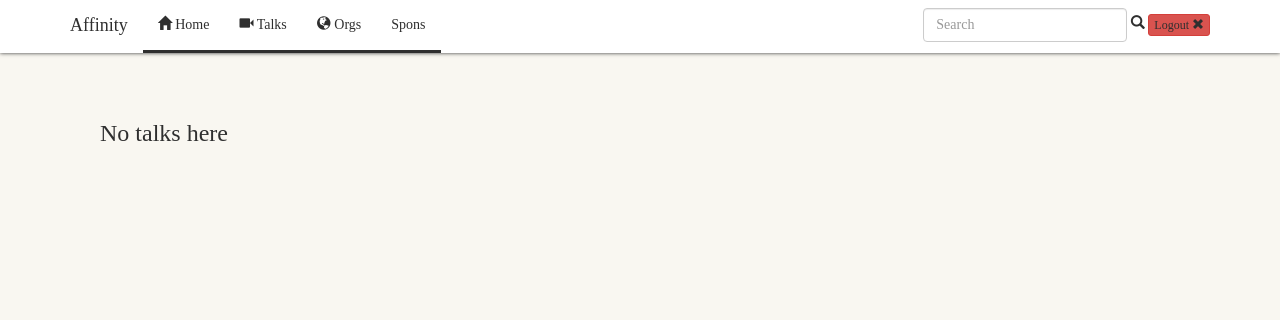
Before: /app/talks with the older database file.
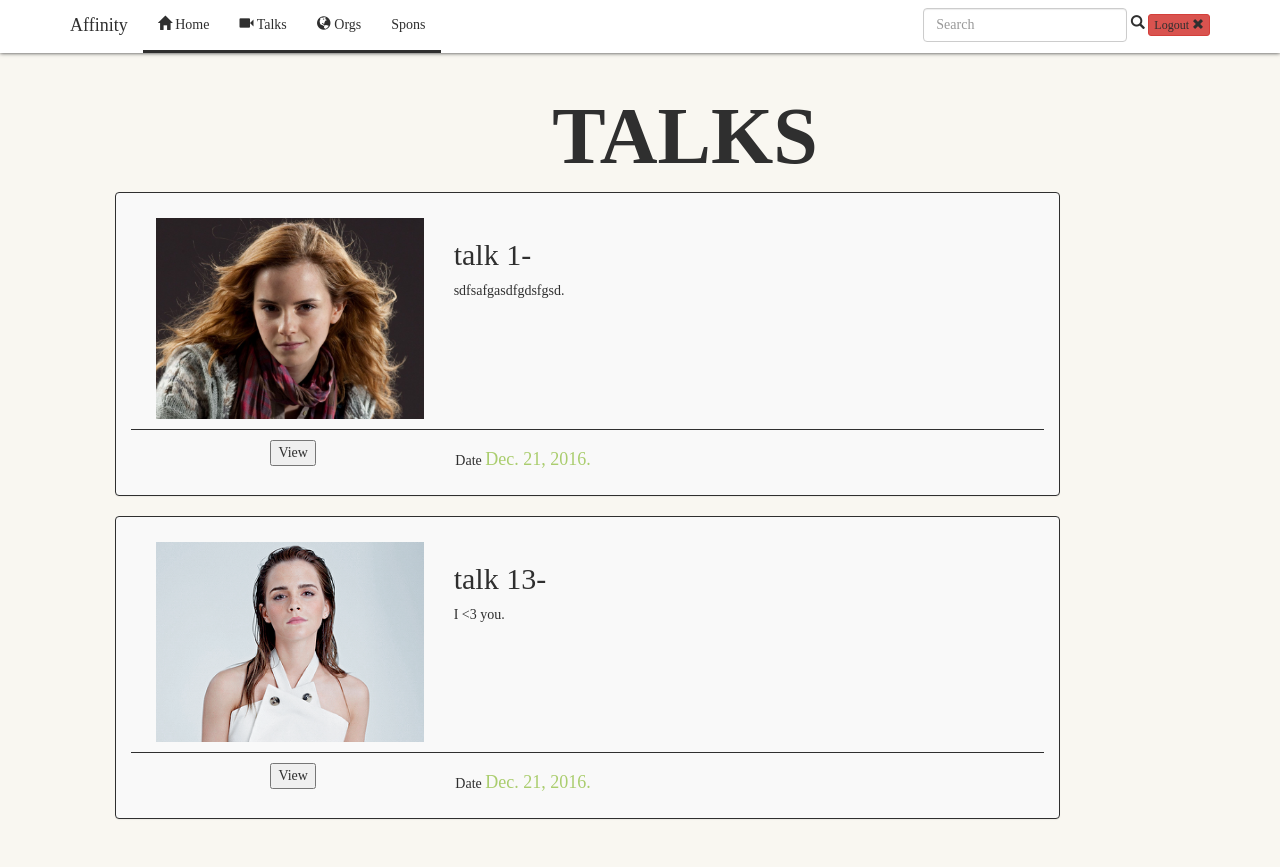
After: the same page with the newer database file.
### story/models.py (models this page shows, shortened)
class Talk(models.Model):
	ngo = models.ForeignKey(Ngo, on_delete=models.CASCADE)
	cause = models.ForeignKey(Cause, on_delete=models.CASCADE)
	title = models.CharField(max_length=250)
	cover = models.FileField()
	desc = models.CharField(max_length=250)
	body = models.CharField(max_length=250)
	date =models.DateField()
	def __str__(self):
		return self.title + '-'

### story/views.py (the view)
class TalkIndexView(generic.ListView):
	template_name = 'talks/index.html'
	talk_object_name = 'talk_list'
	def get_queryset(self):
		return Talk.objects.all()

### story/templates/talks/index.html (shortened to what this page needs)
<!DOCTYPE html>
<html>
{% extends 'base.html'%}
{% load staticfiles %}
{% block body %}
{% if talk_list %}
 <div class="container">
  <div class="head">
    <div class="headerobjectswrapper">
        <header>Talks</header>
    </div>
    </div>
    <div class="row">
{% for talk in talk_list %}
      <div class="col-md-10">
        <div class="panel panel-default  panel--styled">
          <div class="panel-body">
            <div class="col-md-12 panelTop">
              <div class="col-md-4">
              <div class="embed-responsive embed-responsive-4by3">  <img class="img-responsive" src="{{talk.cover.url}}" alt=""/>
              </div></div>
              <div class="col-md-8">
                <h2>{{talk}}</h2>
                <p>{{talk.body}}.</p>
              </div>
            </div>
            <div class="col-md-12 panelBottom">
              <div class="col-md-4 text-center">
                <button> View </button>
              </div>
              <div class="col-md-4 text-left">
                <h5>Date <span class="itemPrice">{{talk.date}}.</span></h5>
              </div>
              </div>
            </div>
          </div>
        </div>
  {% endfor %}
 </div>
</div>
{% else %}
<h3>No talks here</h3>
{% endif %}
{% endblock %}

### story/templates/base.html (shortened to what this page needs)
<link rel="stylesheet" href="https://maxcdn.bootstrapcdn.com/bootstrap/3.3.7/css/bootstrap.min.css">
{% load staticfiles %}
<link rel="stylesheet" type="text/css" href="{% static 'style.css'%}">
<nav class="navbar navbar-findcond navbar-fixed-top">
    <div class="container">
		<div class="navbar-header">
			<a class="navbar-brand" href="{% url 'story:index-today'%}"> Affinity </span></a>
		</div>
		<div class="collapse navbar-collapse" id="navbar">
			<ul class="nav navbar-nav navbar-left">
				<li class="active"><a href="{% url 'story:index'%}"><span class="glyphicon glyphicon-home"></span> Home</a></li>
				<li class=""><a href="{% url 'story:talk-index' %}"><span class="glyphicon glyphicon-facetime-video"></span> Talks </a></li>
				<li class=""><a href="{% url 'story:ngo-index' %}"><span class="glyphicon glyphicon-globe"></span> Orgs </a></li>
				<li class=""><a href="#">Spons </a></li>
			</ul>
				  <form class="navbar-form navbar-right search-form" role="search">
				<input type="text" class="form-control" placeholder="Search" />
				<span class=" glyphicon glyphicon-search" color="#AACD6E"></span>
				<a href="{% url 'story:logout' %}" class="btn btn-xs btn-danger" >Logout <span class="glyphicon glyphicon-remove"></span></a>
			  </form>
	</div>
</nav>
<div>
{% block body %}
{% endblock %}
</div>

### story/static/style.css (style rules this page uses)
.container { overflow: hidden; }
nav.navbar-findcond { background: #fff;border: 1px; border-color: #ccc; box-shadow: 0 0 4px 0 #2f2f2f; }
nav.navbar-findcond a { color: #2f2f2f; }
nav.navbar-findcond ul.navbar-nav a { color: #2f2f2f; border-style: solid; border-width: 0 0 3px 0; border-color: #2f2f2f; }
.navbar-right { top:2%; right: 1%; }
header { font-family: 'Playfair Display', serif; font-weight: 900; font-size: 80px; text-transform: uppercase; display: inline-block; line-height: 72px; margin-bottom: 20px; }
p { margin-top: 0; margin-bottom: 20px; }
.head { text-align: center; position: relative; }
.panel.panel--styled { background: #f9f9f9; border:1px solid #2f2f2f; }
.panelTop { padding: 10px; }
.panelBottom { border-top: 1px solid #2f2f2f; padding-top: 10px; }
span.itemPrice { font-size: 18px; color: #AACD6E; }

Changed rows visible on the page:
added Talk: cover (picture), title "talk 1-", body "sdfsafgasdfgdsfgsd", date "Dec. 21, 2016"
added Talk: cover (picture), title "talk 13-", body "I <3 you", date "Dec. 21, 2016"
Other visible differences:
text no longer shown: "No talks here"
text now shown: "TALKS"
